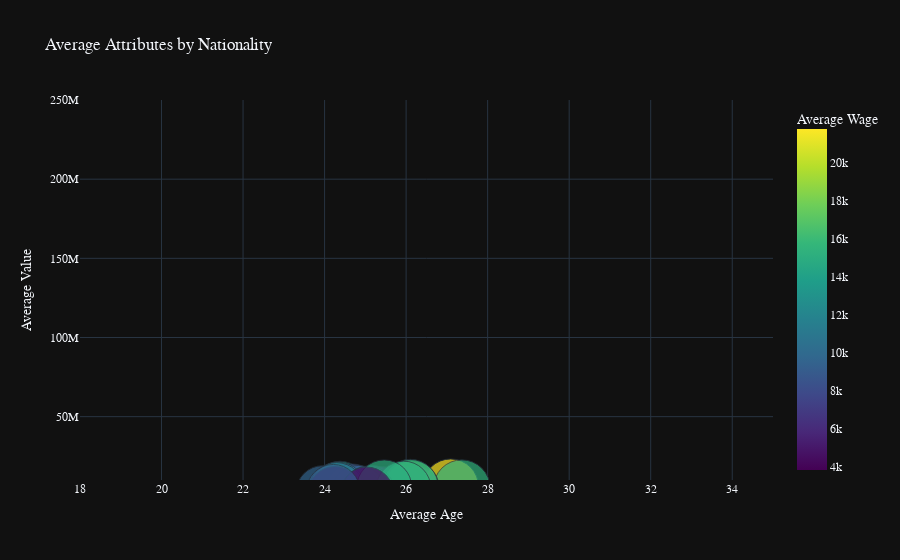

The code cell stored with this chart in its notebook:
### Code cell
import pandas as pd
import plotly.express as px

specific_nationalities = ['Egypt', 'France', 'Germany', 'Netherlands', 'Spain',
       'England', 'Scotland','Italy',
         'Switzerland', 'Serbia',
       'Morocco', 'Algeria', 'Denmark', 'Hungary',
       'Nigeria', 'Norway', 'Mexico', 'Austria',
       'Albania', 'Colombia', 'Greece', 'Finland',
        'Sweden']

filtered_df = df[df['Nationality'].isin(specific_nationalities)]

nationality_stats = filtered_df.groupby('Nationality').agg({
    'Age': 'mean', 'Value': 'mean', 'Wage': 'mean',
    'Height': 'mean', 'Weight': 'mean',
    'Total Stats': 'mean', 'Hits': 'mean'
}).reset_index()

fig = px.scatter(
    nationality_stats,
    x='Age', y='Value', size='Total Stats', text='Nationality', hover_name='Nationality',
    color='Wage', hover_data=['Height', 'Weight', 'Total Stats', 'Hits'],
    title='Average Attributes by Nationality',
    labels={'Age': 'Average Age', 'Value': 'Average Value', 'Wage': 'Average Wage'},
    size_max=40,
    color_continuous_scale='Viridis',
    template='plotly_dark'
)

fig.update_layout(
    xaxis=dict(title='Average Age'),
    yaxis=dict(title='Average Value'),
    hovermode='closest',
    showlegend=False,
    font=dict(family='Arial', size=12),
    xaxis_range=[18, 35],  
    yaxis_range=[10000000, 250000000], 
)

fig.show()

### Figure 1 — Plotly figure (JSON) as saved in the notebook; plotly's stock layout.template omitted (floating-point values rounded to 4 significant figures)
{"data": [{"customdata": [[182.4, 76.12, 1604.0, 16.34], [181.7, 75.38, 1706.0, 34.6], [182.8, 76.32, 1594.0, 12.18], [179.2, 74.45, 1622.0, 15.89], [184.2, 77.37, 1591.0, 14.05], [179.8, 75.3, 1758.0, 20.97], [181.8, 74.13, 1549.0, 25.33], [183.9, 77.64, 1571.0, 11.59], [181.8, 75.26, 1624.0, 32.47], [183.8, 78.27, 1565.0, 19.69], [183.1, 77, 1610.0, 17.41], [184.6, 78.76, 1548.0, 25.74], [182.8, 75.73, 1633.0, 31.69], [177.3, 72.17, 1601.0, 16.42], [181.2, 74.16, 1729.0, 30.34], [183.1, 76.03, 1626.0, 43.03], [182.0, 76.0, 1673.0, 28.95], [182.9, 75.77, 1566.0, 9.829], [181.1, 73.77, 1592.0, 15.54], [185.5, 78.41, 1646.0, 23.49], [180.2, 73.69, 1666.0, 28.28], [183.2, 76.69, 1554.0, 12.74], [182.4, 76.94, 1580.0, 19.08]], "hovertemplate": "<b>%{hovertext}</b><br><br>Average Age=%{x}<br>Average Value=%{y}<br>Total Stats=%{customdata[2]}<br>Nationality=%{text}<br>Height=%{customdata[0]}<br>Weight=%{customdata[1]}<br>Hits=%{customdata[3]}<br>Average Wage=%{marker.color}<extra></extra>", "hovertext": ["Albania", "Algeria", "Austria", "Colombia", "Denmark", "Egypt", "England", "Finland", "France", "Germany", "Greece", "Hungary", "Italy", "Mexico", "Morocco", "Netherlands", "Nigeria", "Norway", "Scotland", "Serbia", "Spain", "Sweden", "Switzerland"], "legendgroup": "", "marker": {"color": [7922, 21750.0, 7898.0, 6967.0, 8326.0, 15280.0, 9555.0, 5214.0, 13510.0, 9100.0, 8616, 6387.0, 17050.0, 9488.0, 15470.0, 10920.0, 11260.0, 3836.0, 7957.0, 15410.0, 15030.0, 4235.0, 9232.0], "coloraxis": "coloraxis", "size": [1604.0, 1706.0, 1594.0, 1622.0, 1591.0, 1758.0, 1549.0, 1571.0, 1624.0, 1565.0, 1610.0, 1548.0, 1633.0, 1601.0, 1729.0, 1626.0, 1673.0, 1566.0, 1592.0, 1646.0, 1666.0, 1554.0, 1580.0], "sizemode": "area", "sizeref": 1.099, "symbol": "circle"}, "mode": "markers+text", "name": "", "orientation": "v", "showlegend": false, "text": ["Albania", "Algeria", "Austria", "Colombia", "Denmark", "Egypt", "England", "Finland", "France", "Germany", "Greece", "Hungary", "Italy", "Mexico", "Morocco", "Netherlands", "Nigeria", "Norway", "Scotland", "Serbia", "Spain", "Sweden", "Switzerland"], "type": "scatter", "x": [24.68, 27.09, 25.16, 25.81, 24.37, 27.37, 23.96, 25.42, 24.38, 24.67, 24.68, 26.19, 26.14, 24.83, 26.1, 24.34, 24.29, 24.25, 25.07, 25.94, 25.46, 25.04, 24.21], "xaxis": "x", "y": [2531600, 5724000.0, 2128000.0, 2710000.0, 2205000.0, 4863000.0, 2285000.0, 1504000.0, 4673000.0, 3033000.0, 3044750, 2364000.0, 5071000.0, 2145000.0, 5332000.0, 4215000.0, 3548000.0, 1662000.0, 1803000.0, 4618000.0, 5302000.0, 1372000.0, 2882000.0], "yaxis": "y"}], "layout": {"coloraxis": {"colorbar": {"title": {"text": "Average Wage"}}, "colorscale": [[0, "#440154"], [0.1111, "#482878"], [0.2222, "#3e4989"], [0.3333, "#31688e"], [0.4444, "#26828e"], [0.5556, "#1f9e89"], [0.6667, "#35b779"], [0.7778, "#6ece58"], [0.8889, "#b5de2b"], [1, "#fde725"]]}, "font": {"family": "Arial", "size": 12}, "hovermode": "closest", "legend": {"itemsizing": "constant", "tracegroupgap": 0}, "showlegend": false, "title": {"text": "Average Attributes by Nationality"}, "xaxis": {"anchor": "y", "domain": [0, 1], "range": [18, 35], "title": {"text": "Average Age"}}, "yaxis": {"anchor": "x", "domain": [0, 1], "range": [10000000, 250000000], "title": {"text": "Average Value"}}}}
